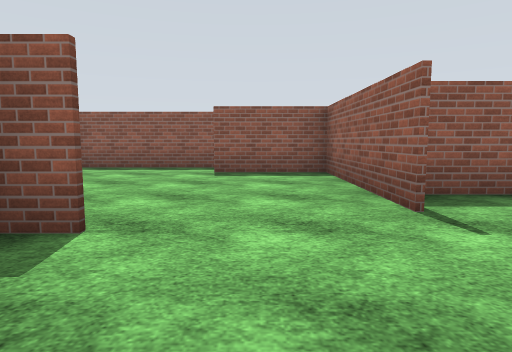
View 1 (above)

22 first-person views from a walk through a world built for the Gazebo simulator. The camera is 1.2 m above the floor, tilts 6° down and sees 75° across. The floor is counted in squares, 2 m on a side. Each view is taken from the middle of a square. On the plan, view 1 faces up. The plan holds only what a view shows up to about 9 squares ahead; the rest is blank. The place goes on beyond the plan. Surface patterns are stand-ins for the level's own textures.

View 2
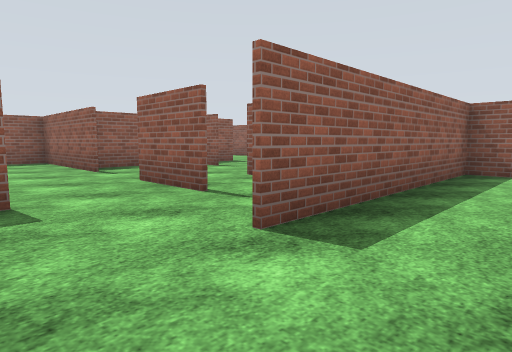

View 3
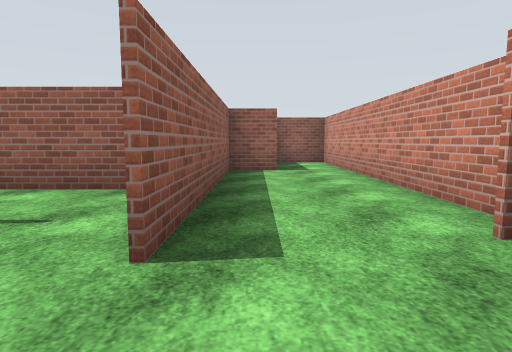

View 4
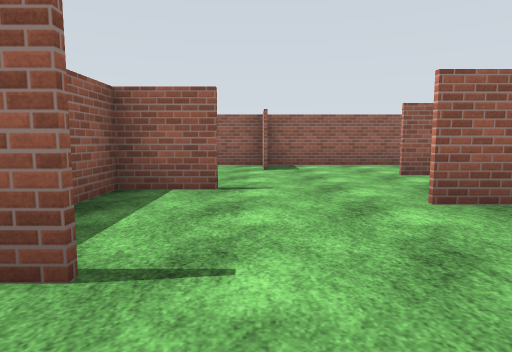

View 5
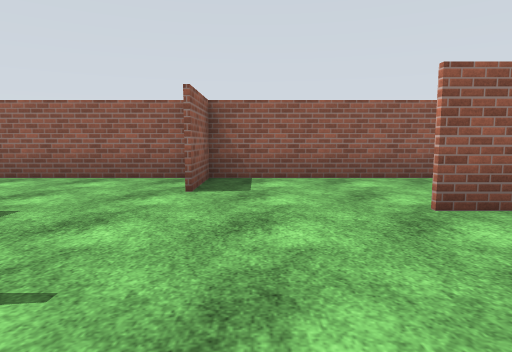

View 6
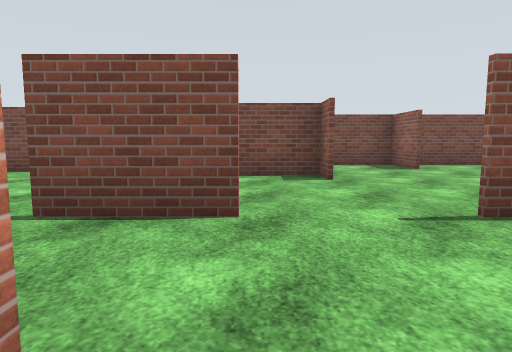

View 7
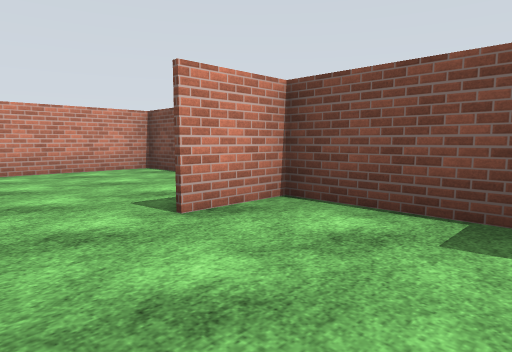

View 8
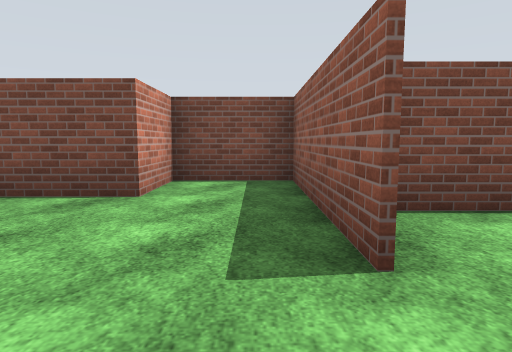

View 9
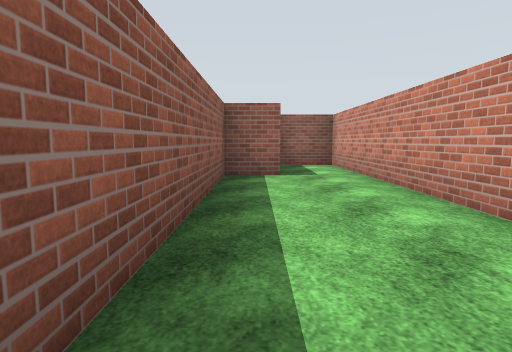

View 10
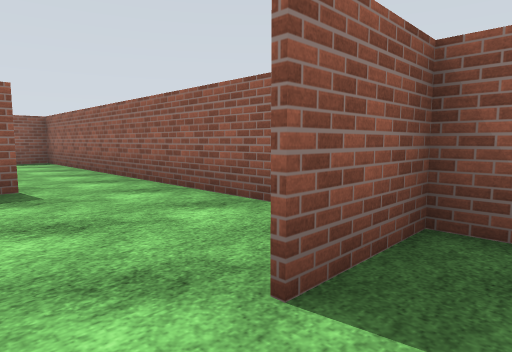

View 11
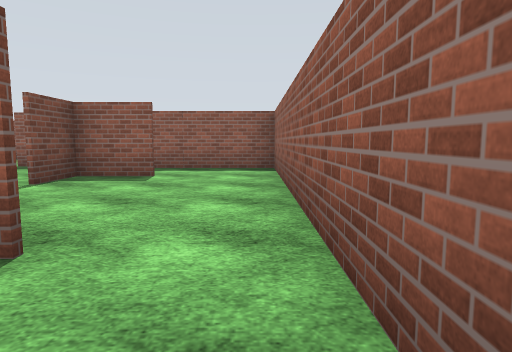

View 12
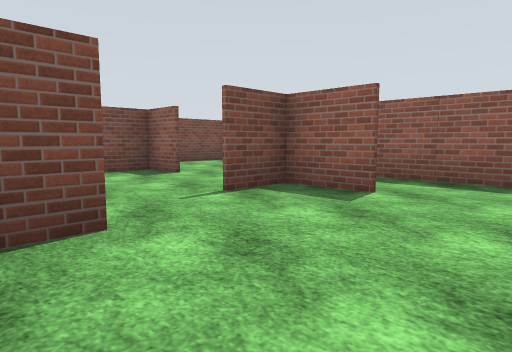

View 13
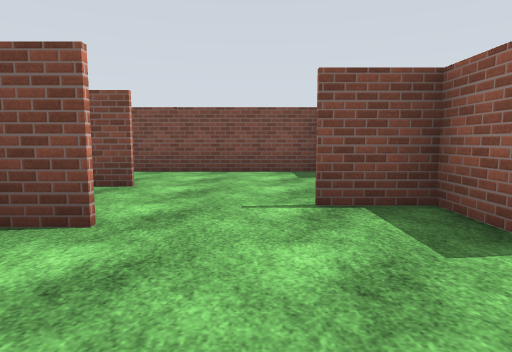

View 14
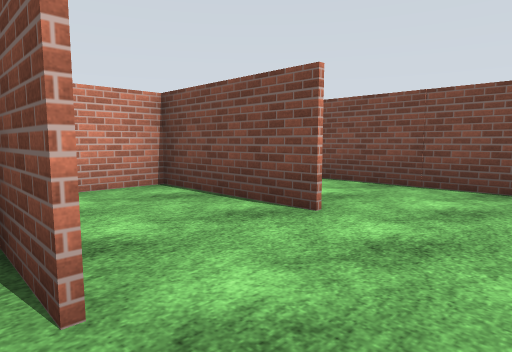

View 15
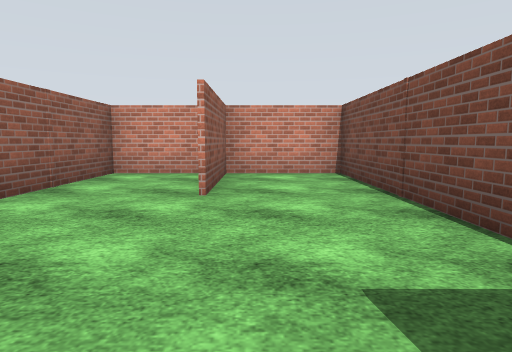

View 16
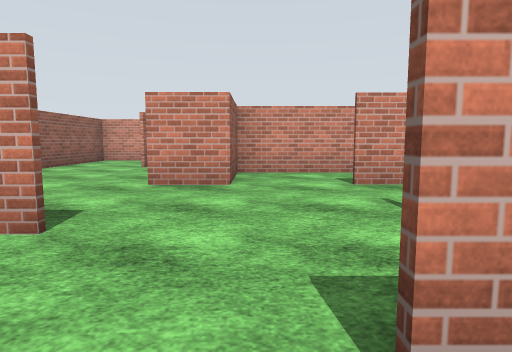

View 17
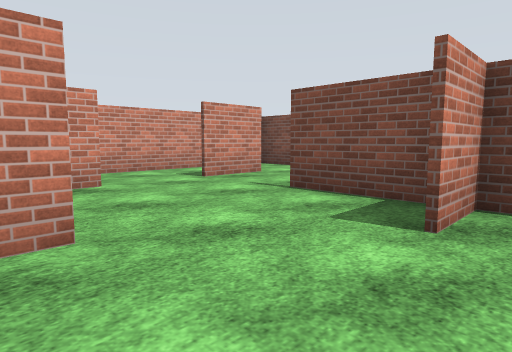

View 18
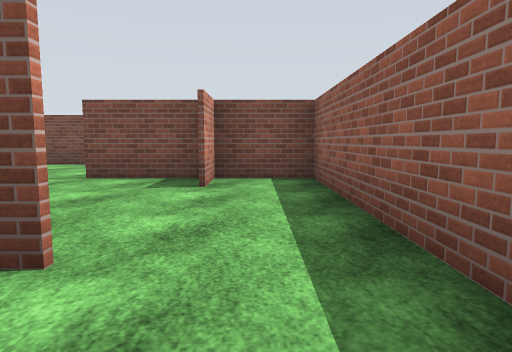

View 19
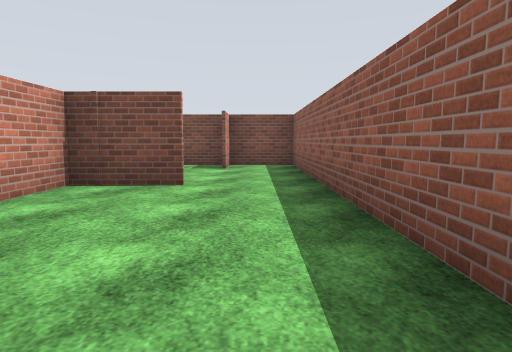

View 20
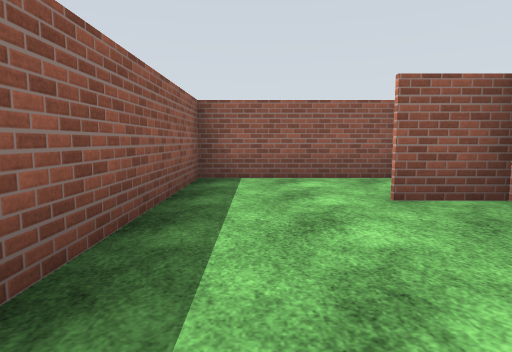

View 21
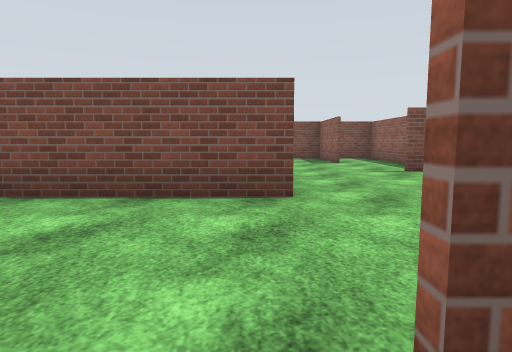

View 22
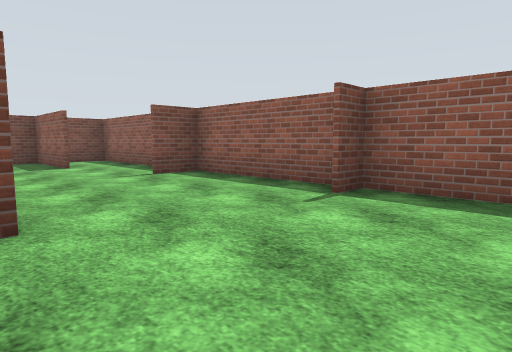

### Floor plan
Points are (right, up) in squares from view 1. A wall is a line through its corners. A room is listed if a view was taken in it or the views show most of it. See-through windows are left out.
Room 1 (views 1, 2, 3, 4, 5, 6, 7, 8, 9, 10)
walls: (1.4, 0.9) (1.4, -0.9) (1.4, 0.9); (1.4, 2.8) (1.4, 8); (4.1, 2.4) (4.1, 3.7) (1.8, 3.7); (3.1, -1.5) (3.1, 0.4); (-1.1, 2.1) (-1.8, 2.1) (-1.8, -0.4) (-0.4, -0.4) (-4, -0.4) (-4, -2.3) (-2.6, -2.3) (-2.6, -4.9) (0.1, -4.9); (5.9, -2.5) (0.5, -2.5); (1.4, 6.4) (-0.9, 6.4); (5.8, -3.5) (5.8, -0.5); (1.6, -4.9) (8.4, -4.9) (8.4, -3.6); (-3, 4.4) (-4.4, 4.4); (8.5, 1.8) (6.9, 1.8); (8.4, -2) (8.4, 2); (-0.9, 7.6) (-4, 7.6); (-4.4, 6.7) (-4.4, 2.9)
ways out: opening at (6, 3) to room 2
Room 2 (views 11, 12, 13, 14)
walls: (5.7, 6.9) (5.7, 5.6); (3.6, 6.4) (3.6, 3.8); (6.3, 9.7) (4.9, 9.7) (4.9, 8.5); (3.5, 3.8) (3.5, 6.4); (2.5, 9.4) (1.4, 9.4) (1.4, 2.8); (8.4, 2) (8.4, 11.4) (5.4, 11.4); (1.4, 3.8) (5.6, 3.8) (5.6, 6.9)
ways out: opening at (6, 3) to room 1; opening at (3.5, 9) to room 3
Room 3 (views 15, 21, 22)
walls: (-3.5, 11.5) (-3.5, 7.6); (-3, 15) (-3, 14.2); (-0.4, 13.5) (-0.4, 11.1); (-0.1, 14.9) (-6.6, 14.9) (-6.6, 13.9); (-1.6, 7.7) (1.4, 7.7); (1.4, 8) (1.4, 9.5) (2.5, 9.5); (-8.4, 14.9) (-9.9, 14.9)
ways out: opening at (3.5, 9) to room 2; opening at (1.5, 12.5) to room 4; opening at (-10, 12)
Room 4 (view 16)
walls: (-0.5, 13.3) (0.8, 13.3); (2.4, 14.9) (-0.1, 14.9); (-0.4, 15) (-0.4, 13.5)
ways out: opening at (1.5, 12.5) to room 3; opening at (3, 14) to room 5
Room 5 (views 17, 18, 19, 20)
walls: (6.3, 11.4) (6.3, 12.6); (3.6, 13.1) (3.6, 11.4); (8.4, 11.8) (8.4, 14.9) (2.4, 14.9); (3.4, 11.5) (4.8, 11.5)
ways out: opening at (3, 14) to room 4

Where each view was taken, in squares from view 1:
view 1: 0 up, 0 right, facing up
view 2: 4 down, 1 left, facing up-right
view 3: 3 down, 1 left, facing right
view 4: 2 up, 0 right, facing right
view 5: 1 up, 3 right, facing right
view 6: 1 up, 4 right, facing left
view 7: 2 up, 1 right, facing down-left
view 8: 1 down, 1 right, facing left
view 9: 3 down, 0 right, facing right
view 10: 1 up, 6 right, facing up-right
view 11: 4 up, 8 right, facing up
view 12: 6 up, 8 right, facing up-left
view 13: 8 up, 8 right, facing left
view 14: 8 up, 6 right, facing down-left
view 15: 10 up, 3 right, facing down
view 16: 14 up, 1 right, facing down
view 17: 14 up, 3 right, facing down-left
view 18: 14 up, 5 right, facing left
view 19: 14 up, 8 right, facing left
view 20: 14 up, 3 right, facing right
view 21: 11 up, 0 right, facing left
view 22: 11 up, 1 left, facing up-left
